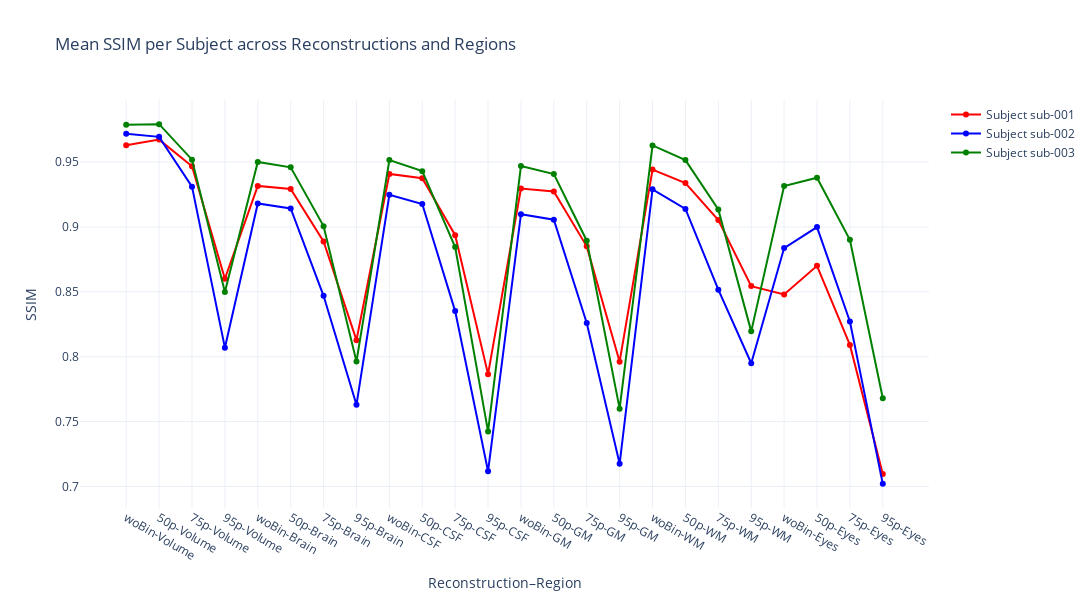

This figure's notebook cell:
### Markdown cell above
Line plot mean

### Code cell
import pandas as pd
import plotly.graph_objects as go

# === Load combined SSIM data ===
df_all = pd.read_csv("ssim_all_combined.csv")

# (Optional) average per subject, mask/region, reconstruction if multiple positions exist
df_ssim_mean = df_all.groupby(
    ['subject', 'mask', 'region', 'comparison'], as_index=False
)['ssim'].mean()

# === Replace region name ===
df_ssim_mean['region'] = df_ssim_mean['region'].replace({'WholeVolume': 'Volume'})

# === Define orderings ===
comparison_order = ["woBin", "50p", "75p", "95p"]  # no "full"
region_order = ["Volume", "Brain", "CSF", "GM", "WM", "Eyes"]

df_ssim_mean['comparison'] = pd.Categorical(
    df_ssim_mean['comparison'], categories=comparison_order, ordered=True
)
df_ssim_mean['region'] = pd.Categorical(
    df_ssim_mean['region'], categories=region_order, ordered=True
)
df_ssim_mean.sort_values(['region', 'comparison'], inplace=True)

# === Define subjects and colors ===
subjects = df_ssim_mean['subject'].unique()
color_map = {subj: color for subj, color in zip(subjects, ['red', 'blue', 'green', 'orange', 'purple'])}

# === Create combined x-axis labels ===
df_ssim_mean['x_label'] = df_ssim_mean.apply(lambda r: f"{r['comparison']}-{r['region']}", axis=1)

# === Plot ===
fig = go.Figure()

for subj in subjects:
    subj_df = df_ssim_mean[df_ssim_mean['subject'] == subj]
    fig.add_trace(
        go.Scatter(
            x=subj_df['x_label'],
            y=subj_df['ssim'],
            mode='lines+markers',
            name=f"Subject {subj}",
            line=dict(color=color_map[subj]),
            marker=dict(color=color_map[subj])
        )
    )

fig.update_layout(
    title="Mean SSIM per Subject across Reconstructions and Regions",
    xaxis_title="Reconstruction–Region",
    yaxis_title="SSIM",
    height=600,
    width=1200,
    template="plotly_white"
)

fig.show()

### Figure 1 — Plotly figure (JSON) as saved in the notebook; plotly's stock layout.template omitted (floating-point values rounded to 4 significant figures)
{"data": [{"line": {"color": "red"}, "marker": {"color": "red"}, "mode": "lines+markers", "name": "Subject sub-001", "type": "scatter", "x": ["woBin-Volume", "50p-Volume", "75p-Volume", "95p-Volume", "woBin-Brain", "50p-Brain", "75p-Brain", "95p-Brain", "woBin-CSF", "50p-CSF", "75p-CSF", "95p-CSF", "woBin-GM", "50p-GM", "75p-GM", "95p-GM", "woBin-WM", "50p-WM", "75p-WM", "95p-WM", "woBin-Eyes", "50p-Eyes", "75p-Eyes", "95p-Eyes"], "y": [0.963, 0.9673, 0.9468, 0.8601, 0.9316, 0.9293, 0.8888, 0.8127, 0.9408, 0.9375, 0.8936, 0.7865, 0.9296, 0.9273, 0.885, 0.7961, 0.9442, 0.9339, 0.9053, 0.8544, 0.8479, 0.87, 0.8091, 0.7096]}, {"line": {"color": "blue"}, "marker": {"color": "blue"}, "mode": "lines+markers", "name": "Subject sub-002", "type": "scatter", "x": ["woBin-Volume", "50p-Volume", "75p-Volume", "95p-Volume", "woBin-Brain", "50p-Brain", "75p-Brain", "95p-Brain", "woBin-CSF", "50p-CSF", "75p-CSF", "95p-CSF", "woBin-GM", "50p-GM", "75p-GM", "95p-GM", "woBin-WM", "50p-WM", "75p-WM", "95p-WM", "woBin-Eyes", "50p-Eyes", "75p-Eyes", "95p-Eyes"], "y": [0.9718, 0.9694, 0.9311, 0.807, 0.9181, 0.9143, 0.8469, 0.7629, 0.9248, 0.9177, 0.8351, 0.7117, 0.9098, 0.9056, 0.826, 0.7174, 0.929, 0.9139, 0.8516, 0.7949, 0.8837, 0.8999, 0.8272, 0.702]}, {"line": {"color": "green"}, "marker": {"color": "green"}, "mode": "lines+markers", "name": "Subject sub-003", "type": "scatter", "x": ["woBin-Volume", "50p-Volume", "75p-Volume", "95p-Volume", "woBin-Brain", "50p-Brain", "75p-Brain", "95p-Brain", "woBin-CSF", "50p-CSF", "75p-CSF", "95p-CSF", "woBin-GM", "50p-GM", "75p-GM", "95p-GM", "woBin-WM", "50p-WM", "75p-WM", "95p-WM", "woBin-Eyes", "50p-Eyes", "75p-Eyes", "95p-Eyes"], "y": [0.9788, 0.9792, 0.9519, 0.8499, 0.9501, 0.9459, 0.9006, 0.7963, 0.9515, 0.943, 0.8845, 0.7424, 0.947, 0.9407, 0.8894, 0.7599, 0.9628, 0.9515, 0.9135, 0.8195, 0.9315, 0.9379, 0.89, 0.768]}], "layout": {"height": 600, "title": {"text": "Mean SSIM per Subject across Reconstructions and Regions"}, "width": 1200, "xaxis": {"title": {"text": "Reconstruction–Region"}}, "yaxis": {"title": {"text": "SSIM"}}}}
